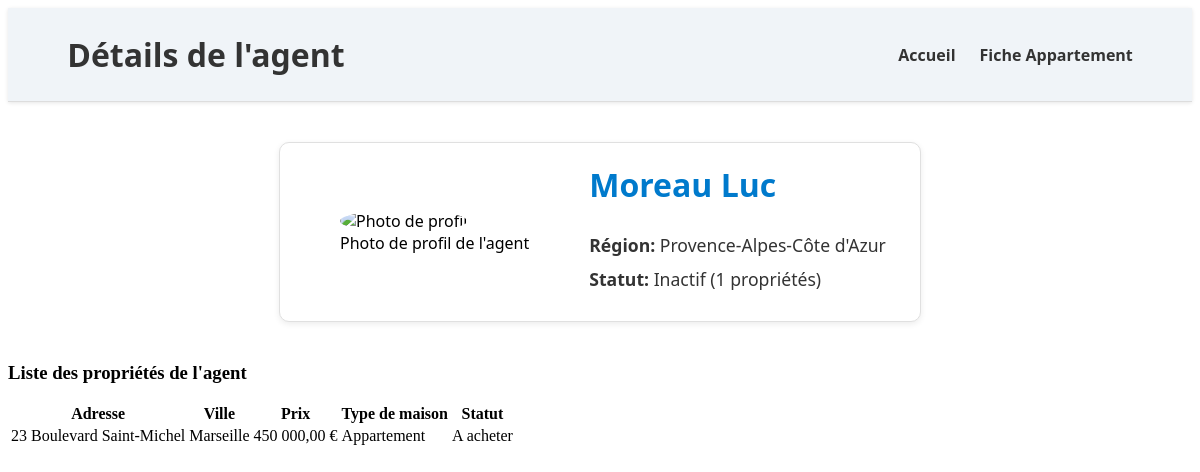
Screenshot of /agent.php?id=3 with the database file from the repository.
### tables this page shows
CREATE TABLE agents (
    id_agent INT AUTO_INCREMENT PRIMARY KEY,
    nom VARCHAR(50),
    prenom VARCHAR(50),
    region VARCHAR(50)
);

CREATE TABLE proprietes (
    id_propriete INT AUTO_INCREMENT PRIMARY KEY,
    adresse VARCHAR(100),
    ville VARCHAR(50),
    prix DECIMAL(10, 2),
    type_maison VARCHAR(50)
);

### agent.php (the view, shortened to what this page needs)
<?php
$bd = 'immobilier';
$bdd = dbconnect($bd);
$agent_id = isset($_GET['id']) ? intval($_GET['id']) : 0;
if ($agent_id > 0) {
    $sql = "SELECT * FROM agents WHERE id_agent = $agent_id";
    $result = mysqli_query($bdd, $sql);
    $agent = $result ? mysqli_fetch_assoc($result) : null;
    if ($agent) {
        $count_sql = "SELECT COUNT(l.id_propriete) AS nb_proprietes
                      FROM listings l
                      WHERE l.id_agent = $agent_id";
        $count_result = mysqli_query($bdd, $count_sql);
        $count_row = $count_result ? mysqli_fetch_assoc($count_result) : ['nb_proprietes' => 0];
        $nb_proprietes = intval($count_row['nb_proprietes']);
        $statut = ($nb_proprietes > 3) ? 'Actif' : 'Inactif';
        $prop_sql = "SELECT p.*,
                            CASE
                                WHEN t.id_propriete IS NOT NULL THEN 'Vendu'
                                ELSE 'A acheter'
                            END AS statut_vente
                     FROM proprietes p
                     JOIN listings l ON p.id_propriete = l.id_propriete
                     LEFT JOIN transactions t ON p.id_propriete = t.id_propriete
                     WHERE l.id_agent = $agent_id";
        $prop_result = mysqli_query($bdd, $prop_sql);
        $properties = [];
        if ($prop_result) {
            while ($row = mysqli_fetch_assoc($prop_result)) {
                $properties[] = $row;
            }
        }
    }
} else {
    $agent = null;
}
?>
<!DOCTYPE html>
<html lang="fr">
<head>
    <link rel="stylesheet" href="style.css" />
</head>
<body>
    <header class="site-header">
        <div class="container">
            <h1>Détails de l'agent</h1>
            <nav>
                <ul class="nav-links">
                    <li><a href="index.php">Accueil</a></li>
                    <li><a href="page2.php">Fiche Appartement</a></li>
                </ul>
            </nav>
        </div>
    </header>
    <main>
        <?php if ($agent): ?>
            <section class="agent-detail-card" style="display: flex; gap: 20px; align-items: center;">
                <figure>
                    <img src="image/profil.png" alt="Photo de profil" style="width: 120px; height: 120px; object-fit: cover; border-radius: 50%;" />
                    <figcaption>Photo de profil de l'agent</figcaption>
                </figure>
                <div>
                    <h2><?php echo htmlspecialchars($agent['nom'] . ' ' . $agent['prenom']); ?></h2>
                    <p><strong>Région:</strong> <?php echo htmlspecialchars($agent['region']); ?></p>
                    <p><strong>Statut:</strong> <?php echo $statut; ?> (<?php echo $nb_proprietes; ?> propriétés)</p>
                </div>
            </section>
            <?php if (!empty($properties)): ?>
                <section class="properties-list">
                    <h3>Liste des propriétés de l'agent</h3>
                    <table>
                        <thead>
                            <tr>
                                <th>Adresse</th>
                                <th>Ville</th>
                                <th>Prix</th>
                                <th>Type de maison</th>
                                <th>Statut</th>
                            </tr>
                        </thead>
                        <tbody>
                            <?php foreach ($properties as $property): ?>
                                <tr>
                                    <td><?php echo htmlspecialchars($property['adresse']); ?></td>
                                    <td><?php echo htmlspecialchars($property['ville']); ?></td>
                                    <td><?php echo number_format($property['prix'], 2, ',', ' '); ?> €</td>
                                    <td><?php echo htmlspecialchars($property['type_maison']); ?></td>
                                    <td><?php echo htmlspecialchars($property['statut_vente']); ?></td>
                                </tr>
                            <?php endforeach; ?>
                        </tbody>
                    </table>
                </section>
            <?php else: ?>
                <p style="text-align: center; margin-top: 20px;">Cet agent n'a pas de propriétés listées.</p>
            <?php endif; ?>
        <?php else: ?>
            <p style="text-align: center; margin-top: 40px;">Agent non trouvé.</p>
        <?php endif; ?>
    </main>
</body>
</html>

### style.css (style rules this page uses)
.site-header { background-color: #f0f4f8; color: #333; padding: 25px 0; box-shadow: 0 1px 4px rgba(0,0,0,0.1); border-bottom: 1px solid #ddd; }
.site-header .container { width: 90%; max-width: 1200px; margin: 0 auto; display: flex; align-items: center; justify-content: space-between; }
.site-header h1 { margin: 0; font-size: 2em; font-weight: 700; font-family: 'Segoe UI', Tahoma, Geneva, Verdana, sans-serif; }
.site-header ul li { margin: 0; font-size: 1em; font-weight: 700; font-family: 'Segoe UI', Tahoma, Geneva, Verdana, sans-serif; }
.nav-links { list-style: none; margin: 0; padding: 0; display: flex; gap: 24px; }
.nav-links li a { color: #333; text-decoration: none; font-weight: 600; transition: color 0.3s ease; }

### agent.php (style rules this page uses)
.agent-detail-card { max-width: 600px; margin: 40px auto; padding: 20px; border: 1px solid #e0e0e0; border-radius: 10px; background-color: #ffffff; box-shadow: 0 2px 6px rgba(0, 0, 0, 0.08); font-family: 'Segoe UI', Tahoma, Geneva, Verdana, sans-serif; }
.agent-detail-card h2 { margin-top: 0; font-size: 2em; color: #007acc; }
.agent-detail-card p { font-size: 1.1em; margin: 10px 0; color: #333; }

### rows the page displays
agents: nom+prenom "Moreau Luc", region "Provence-Alpes-Côte d'Azur"
proprietes: adresse "23 Boulevard Saint-Michel", ville "Marseille", prix "450 000,00", type_maison "Appartement", statut_vente "A acheter"

### other values shown
$statut "Inactif"
$nb_proprietes "1"
